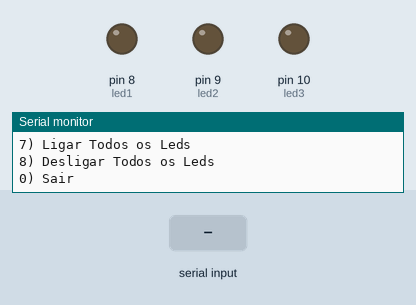
Recording of a sketch running on a simulated Arduino Uno, built with avr-gcc and run on an emulated ATmega328P. Parts: output pins drawn as LEDs (lit = HIGH), the last lines printed to the serial monitor. The test bench sets the inputs (shaded band).

Above: at 1.2 s.
1.3 s: "1\n" received over Serial
At 1.6 s:
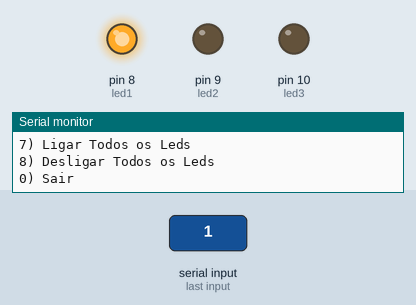
2.8 s: "3\n" received over Serial
At 4.0 s:
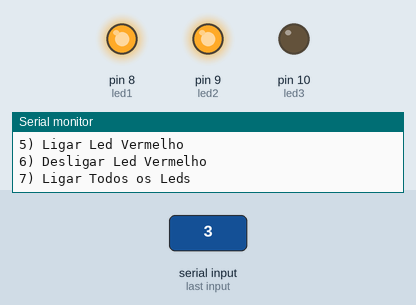
4.3 s: "2\n" received over Serial
At 5.1 s:
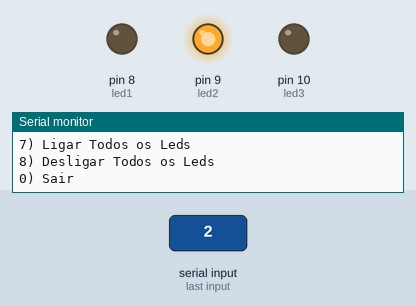
5.8 s: "5\n" received over Serial
At 6.3 s:
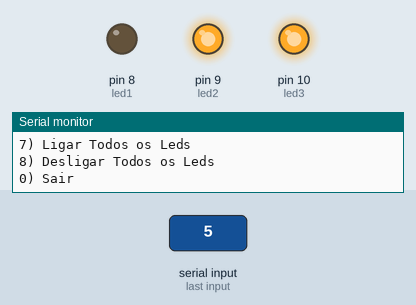
7.3 s: "4\n" received over Serial
At 8.5 s:
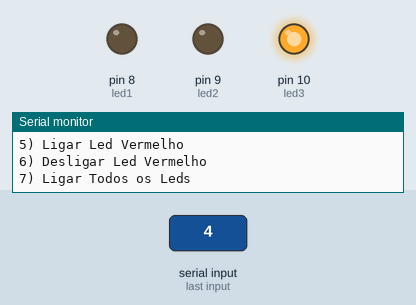
8.8 s: "1\n" received over Serial
At 9.7 s:
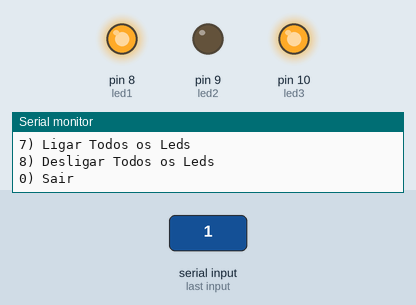
Timing chart, 0 to 11.3 s (numbered marks = the images above; inputs shaded):
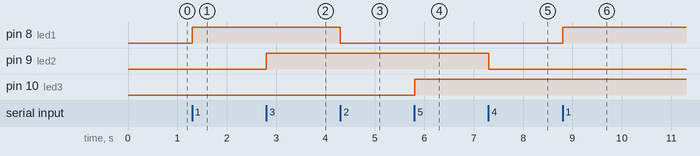

Measured:
- after the input at 1.3 s, pin 8 (led1): LOW → HIGH at once
- after the input at 2.8 s, pin 9 (led2): LOW → HIGH at once
- after the input at 4.3 s, pin 8 (led1): HIGH → LOW at once
- after the input at 5.8 s, pin 10 (led3): LOW → HIGH at once
- after the input at 7.3 s, pin 9 (led2): HIGH → LOW at once
- after the input at 8.8 s, pin 8 (led1): LOW → HIGH at once

The sketch:

acende_led_com_menu1.ino
```cpp
// C++ code
//
int led1 = 8;
int led2 = 9;
int led3 = 10;
int contador = 1;

void setup()
{
  Serial.begin(9600);
  pinMode(led1, OUTPUT);
  pinMode(led2, OUTPUT);
  pinMode(led3, OUTPUT);
}

void loop()
{
  do{

    Serial.println("Digite qual led voce deseja acender ou desligar");
    Serial.println("1) Ligar Led Verde  ");
    Serial.println("2) Desligar Led Verde");
    Serial.println("3) Ligar Led Amarelo");
    Serial.println("4) Desligar Led Amarelo");
    Serial.println("5) Ligar Led Vermelho");
    Serial.println("6) Desligar Led Vermelho");
    Serial.println("7) Ligar Todos os Leds");
    Serial.println("8) Desligar Todos os Leds");
    Serial.println("0) Sair");
    Serial.println();
    while(!Serial.available());
    int ledDesejado = Serial.parseInt();

    switch (ledDesejado) {
      case 1: digitalWrite(led1, HIGH);
      break;
      case 2: digitalWrite(led1, LOW);
      break;
      case 3: digitalWrite(led2, HIGH);
      break;
      case 4: digitalWrite(led2, LOW);
      break;
      case 5: digitalWrite(led3, HIGH);
      break;
      case 6: digitalWrite(led3, LOW);
      break;
      case 7:
        digitalWrite(led1 , HIGH);
        digitalWrite(led2 , HIGH);
        digitalWrite(led3 , HIGH);
        break;
      case 8:
        digitalWrite(led1 , LOW);
        digitalWrite(led2 , LOW);
        digitalWrite(led3 , LOW);
        break;
      case 0:
        contador = 0;
        break;
    }

    delay(1000);

  } while(contador != 0);
}
```
